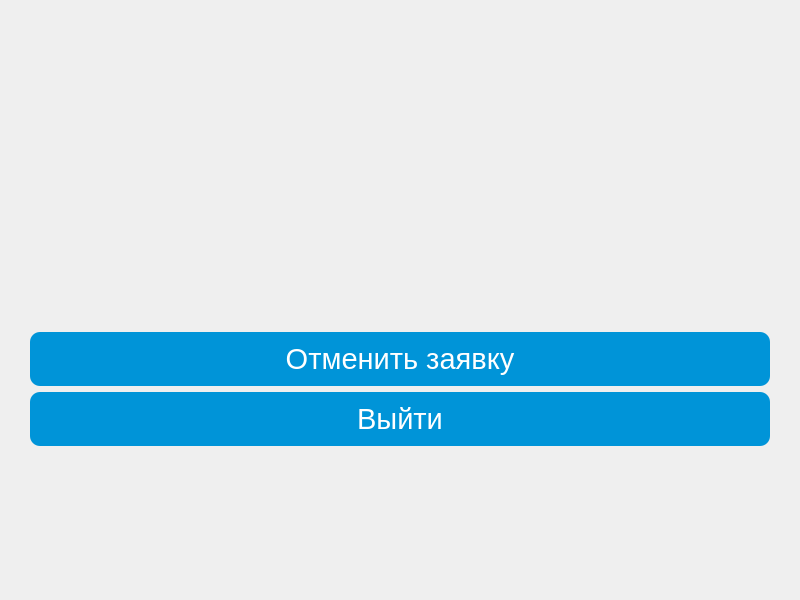
<?xml version="1.0" encoding="UTF-8"?>
<ui version="4.0">
 <class>MainWindow</class>
 <widget class="QMainWindow" name="MainWindow">
  <property name="geometry">
   <rect>
    <x>0</x>
    <y>0</y>
    <width>800</width>
    <height>600</height>
   </rect>
  </property>
  <property name="windowTitle">
   <string>MainWindow</string>
  </property>
  <property name="styleSheet">
   <string notr="true">background-image: url('../../../../../../png/clouds.jpg');
background-repeat: no-repeat;
background-position: center;
background-size: cover;</string>
  </property>
  <widget class="QWidget" name="centralwidget">
   <layout class="QVBoxLayout" name="verticalLayout">
    <property name="leftMargin">
     <number>30</number>
    </property>
    <property name="rightMargin">
     <number>30</number>
    </property>
    <item>
     <spacer name="verticalSpacer_2">
      <property name="orientation">
       <enum>Qt::Vertical</enum>
      </property>
      <property name="sizeHint" stdset="0">
       <size>
        <width>20</width>
        <height>40</height>
       </size>
      </property>
     </spacer>
    </item>
    <item alignment="Qt::AlignHCenter">
     <widget class="QLabel" name="appointment">
      <property name="font">
       <font>
        <family>Arial</family>
        <pointsize>18</pointsize>
       </font>
      </property>
      <property name="styleSheet">
       <string notr="true">background: transparent;</string>
      </property>
      <property name="text">
       <string/>
      </property>
     </widget>
    </item>
    <item>
     <spacer name="verticalSpacer_3">
      <property name="orientation">
       <enum>Qt::Vertical</enum>
      </property>
      <property name="sizeHint" stdset="0">
       <size>
        <width>20</width>
        <height>40</height>
       </size>
      </property>
     </spacer>
    </item>
    <item>
     <widget class="QPushButton" name="cancel_button">
      <property name="font">
       <font>
        <family>Arial</family>
        <pointsize>22</pointsize>
       </font>
      </property>
      <property name="styleSheet">
       <string notr="true">QPushButton {
    background: rgb(0, 148, 216);
    color: white;
    border: none;
    border-radius: 10px;
    padding: 10px 20px;
}
QPushButton:hover {
    background: rgb(0, 120, 190); /* Цвет при наведении */
}
QPushButton:pressed {
    background: rgb(0, 100, 160); /* Цвет при нажатии */
}</string>
      </property>
      <property name="text">
       <string>Отменить заявку</string>
      </property>
     </widget>
    </item>
    <item>
     <widget class="QPushButton" name="exit_button">
      <property name="font">
       <font>
        <family>Arial</family>
        <pointsize>22</pointsize>
       </font>
      </property>
      <property name="styleSheet">
       <string notr="true">QPushButton {
    background: rgb(0, 148, 216);
    color: white;
    border: none;
    border-radius: 10px;
    padding: 10px 20px;
}
QPushButton:hover {
    background: rgb(0, 120, 190); /* Цвет при наведении */
}
QPushButton:pressed {
    background: rgb(0, 100, 160); /* Цвет при нажатии */
}</string>
      </property>
      <property name="text">
       <string>Выйти</string>
      </property>
     </widget>
    </item>
    <item>
     <spacer name="verticalSpacer">
      <property name="orientation">
       <enum>Qt::Vertical</enum>
      </property>
      <property name="sizeHint" stdset="0">
       <size>
        <width>20</width>
        <height>40</height>
       </size>
      </property>
     </spacer>
    </item>
   </layout>
  </widget>
 </widget>
 <resources/>
 <connections/>
</ui>
